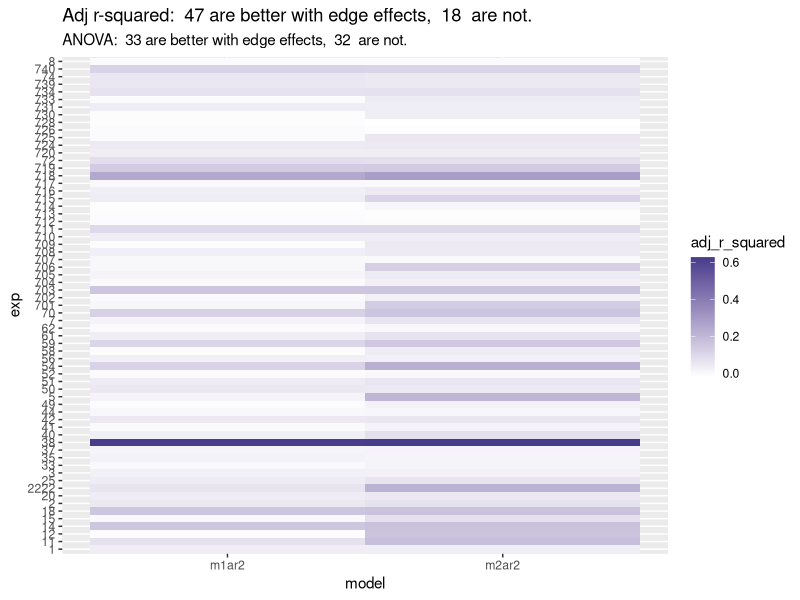
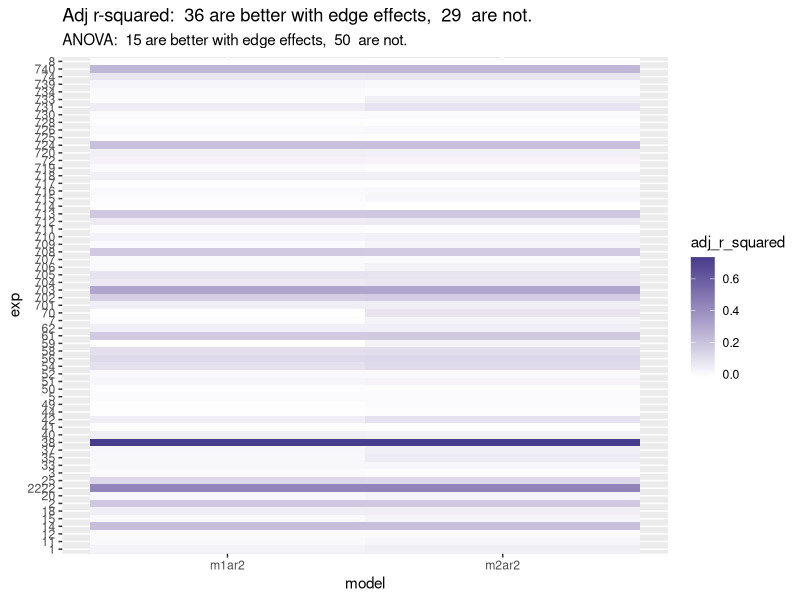
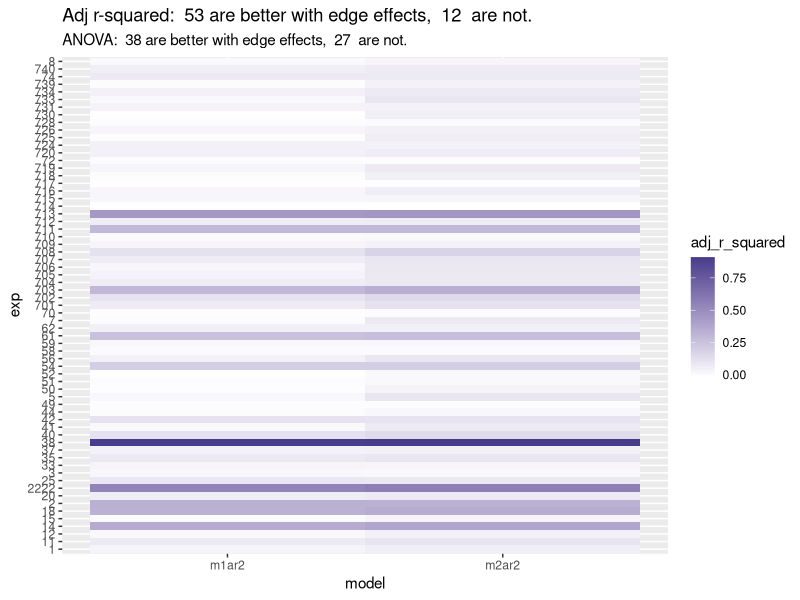
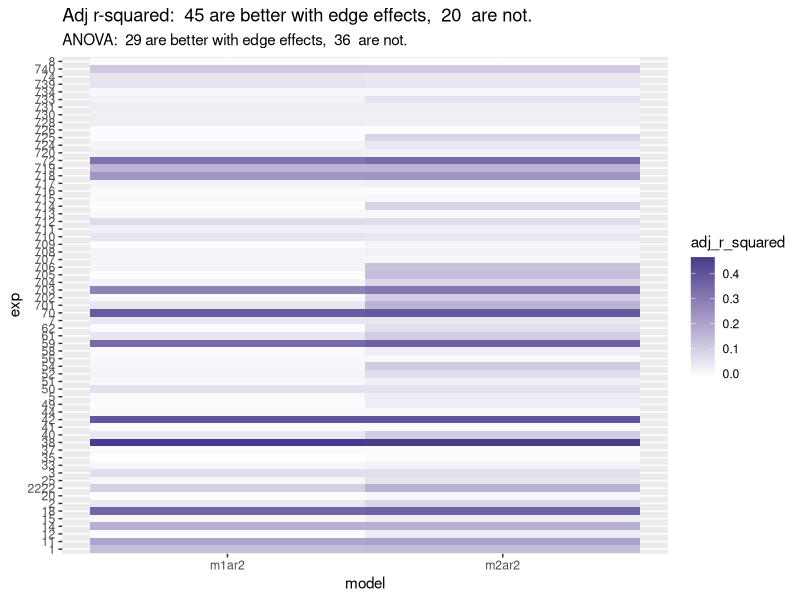
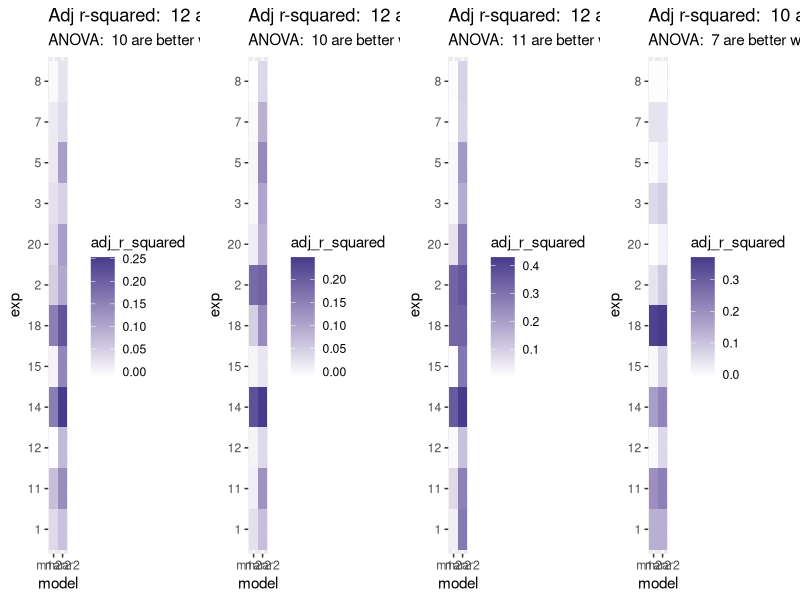
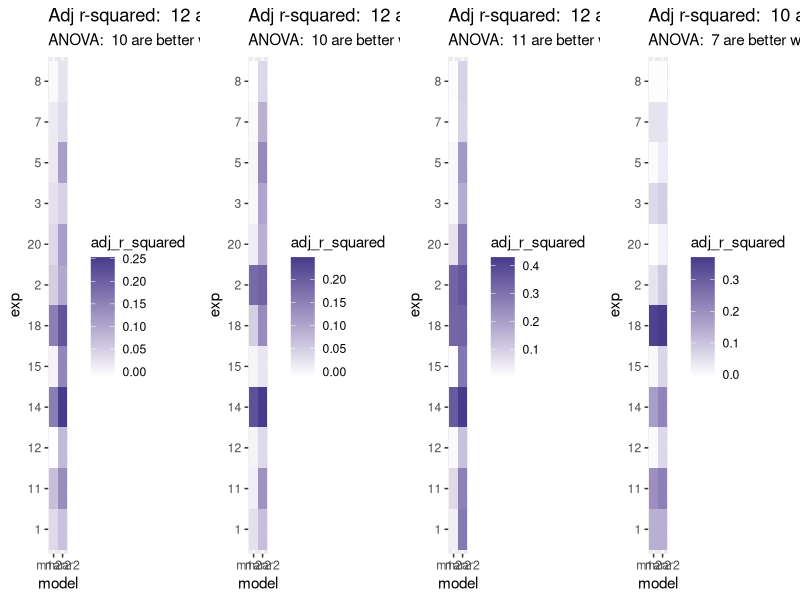
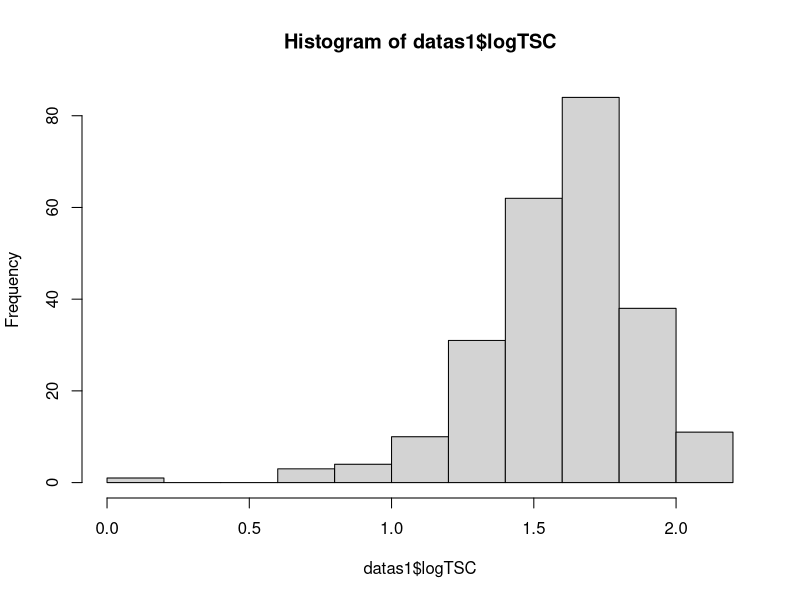
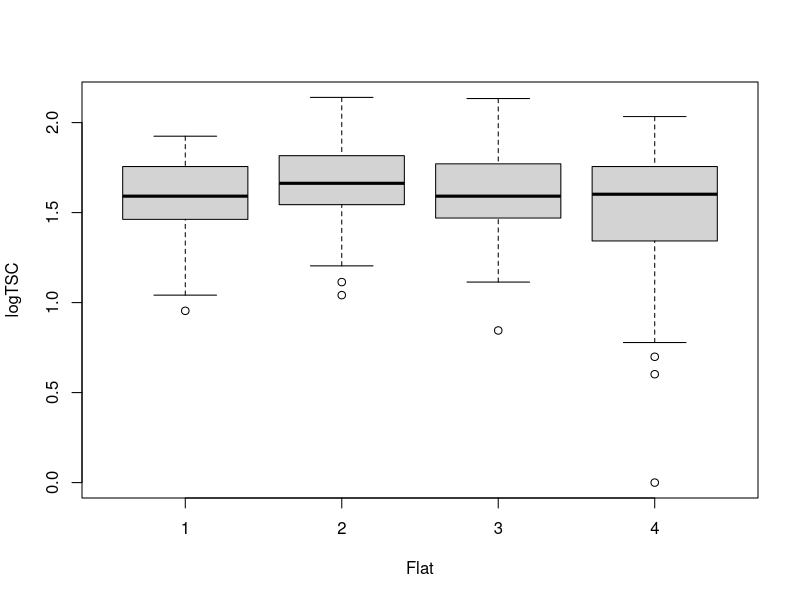

The R script that drew these images, in order: (Note: this script raises an error after producing the figures.)
# Script to get epistasis results from Arabidopsis fitness data
# on duplicated homologous genes. 
# By E Siler

## Load libraries and data ----
library(lme4)
library(ggplot2)
library(dplyr)
library(ggpubr)
library(tidyr)
library(gridExtra)

data = read.delim("data/compiled_fitness_data_092922.txt", sep = "\t", header = T)

## Format data for analysis ----

numeric_cols <- c('LN', 'WO', "SPF", 'TSC', 'SH')
factor_cols <- c('Set', 'Flat', 'Row', 'Type', 'Genotype', 'MA', 'MB', 'Subline')

data <- data %>% mutate_at(numeric_cols, as.numeric)
data <- data %>% mutate_at(factor_cols, as.factor)

data$MA <- as.integer(data$MA == 'MUT')
data$MB <- as.integer(data$MB == 'MUT')
data$DM <- as.integer(data$Genotype == 'DM')

#I want INSIDE to be the default type (vs BORDER)
levels(data$Type) <- c('INSIDE', 'BORDER')

# create log total seed count 
data$logTSC <- log10(data$TSC)
data <- subset(data, is.finite(data$logTSC)) #remove nans

#In Sets, change 2r to 2222 (it is a repeat of exp 2)
levels(data$Set)[10] <- 2222

#the setlist is the list of plant sets I'm looking at. 
#Should review this -- supposedly some are duplicate genes. 
setlist <- as.character(sort(as.integer(levels(data$Set))))
sets_with_flats <- as.character(sort(as.integer(as.character(unique(data$Set[data$Flat == '2'])))))
sets_without_flats <- setlist[!(setlist %in% sets_with_flats)]

### Conjunction junction, what's your function?
# Define Functions ----

### Models and model comparison -----
# List of formulas/models
f.tsc <- formula(logTSC ~ MA + MB + DM )
f.tsc.e <- formula(logTSC ~ MA + MB + DM + Type)
f.tsc.f <- formula(logTSC ~ MA + MB + DM + Flat)
f.tsc.ef <- formula(logTSC ~ MA + MB + DM + Type + Flat)
tsc_formulas <- c(f.tsc, f.tsc.e, f.tsc.f, f.tsc.ef)

f.ln <- formula(log10(LN) ~ MA + MB + DM)
f.ln.e <- formula(log10(LN) ~ MA + MB + DM + Type)
f.ln.f <- formula(log10(LN) ~ MA + MB + DM + Flat)
f.ln.ef <- formula(log10(LN) ~ MA + MB + DM + Type + Flat)

f.dtb <- formula(log10(DTB) ~ MA + MB + DM)
f.dtb.e <- formula(log10(DTB) ~ MA + MB + DM + Type)
f.dtb.f <- formula(log10(DTB) ~ MA + MB + DM + Flat)
f.dtb.ef <- formula(log10(DTB) ~ MA + MB + DM + Type + Flat)

f.spf <- formula(log10(SPF) ~ MA + MB + DM)
f.spf.e <- formula(log10(SPF) ~ MA + MB + DM + Type)
f.spf.f <- formula(log10(SPF) ~ MA + MB + DM + Flat)
f.spf.ef <- formula(log10(SPF) ~ MA + MB + DM + Type + Flat)

## Model Comparison and Selection----

#takes experiment number, dataframe, and two fomulas
#returns model 1 adjusted r-squared,
#model 2 adjusted r-squared, and
#anova p-value
mod_comp_fit <- function(exp, df, f1, f2){
  dfsubset <- subset(df, Set == exp)
  m1 <- lm(f1, dfsubset) 
  m2 <- lm(f2, dfsubset)
  sm1 <- summary(m1)
  sm2 <- summary(m2)
  a <- anova(m1,m2)
  m1ar2 <- sm1$adj.r.squared
  m2ar2 <- sm2$adj.r.squared
  apval <- a$`Pr(>F)`[2]
  results <- data.frame(exp, m1ar2, m2ar2, apval)
  #print(results)
  return(results)
}

#mod_comp_fit(11, data, f.tsc, f.tsc.e) #test data

#Input data, list of experiments, and formulas
#Output a dataframe of model comp stats
mod_comp_fit_loop <- function(explist, df, f1, f2){
  dfr = NULL
  for(i in explist){
    r <- mod_comp_fit(i,df=df,f1=f1,f2=f2)
    dfr=rbind(dfr, r)
  }
  return(dfr)
}

#make model comparison heatmaps----
make_r2_heatmap <- function(df, main='Title'){
  #number with significant pvals from anova
  edge_exps <- df$exp[(df$apval < .05)]
  no_edge_exps <- df$exp[(df$apval >= .05)]
  nume <- length(edge_exps)
  numnoe <- length(no_edge_exps)
  #number where adj r2 is higher for edge model
  nume2 <- sum(df$m2ar2 > df$m1ar2)
  numnoe2 <- sum(df$m2ar2 <= df$m1ar2)
  #SUMMARY DATA
  r <- paste('ANOVA: ', nume, 'are better with edge effects, ',
             numnoe, ' are not.')
  r2 <- paste('Adj r-squared: ', nume2, 'are better with edge effects, ',
              numnoe2, ' are not.')
  #convert to long for heatmap I guess
  df_m <- df %>% pivot_longer(cols= c('m1ar2', 'm2ar2'),
                              names_to='model',
                              values_to='adj_r_squared')
  #CREATE PLOT
  ggplot(df_m, aes(model, exp, fill=adj_r_squared)) +
    geom_tile() +
    scale_fill_gradient(low="white", high="slateblue4") +
    labs(title = r2, subtitle = r)
}

####Edge vs. no edge----
#make dfs for model comps
df_comp_tsc_edge <- mod_comp_fit_loop(setlist, data, f.tsc, f.tsc.e)
df_comp_ln_edge <- mod_comp_fit_loop(setlist, data, f.ln, f.ln.e)
df_comp_dtb_edge <- mod_comp_fit_loop(setlist, data, f.dtb, f.dtb.e)
df_comp_spf_edge <- mod_comp_fit_loop(setlist, data, f.spf, f.spf.e)

#Generates model comp heat maps and results
#for edge effects with different y variables
make_r2_heatmap(df_comp_tsc_edge)
make_r2_heatmap(df_comp_ln_edge)
make_r2_heatmap(df_comp_dtb_edge)
make_r2_heatmap(df_comp_spf_edge)
#conclusion: inconclusive

####Flat vs. No Flat ----
df_comp_tsc_flat <- mod_comp_fit_loop(sets_with_flats, data, f.tsc, f.tsc.f)
df_comp_ln_flat <- mod_comp_fit_loop(sets_with_flats, data, f.ln, f.ln.f)
df_comp_dtb_flat <- mod_comp_fit_loop(sets_with_flats, data, f.dtb, f.dtb.f)
df_comp_spf_flat <- mod_comp_fit_loop(sets_with_flats, data, f.spf, f.spf.f)

p1 <- make_r2_heatmap(df_comp_tsc_flat)
p2 <- make_r2_heatmap(df_comp_ln_flat)
p3 <- make_r2_heatmap(df_comp_dtb_flat)
p4 <- make_r2_heatmap(df_comp_spf_flat)

grid.arrange(p1,p2,p3,p4,nrow=1)
#Conclusion: include flat

####Flat with and without edge effects----
df_comp_tsc_flat_e <- mod_comp_fit_loop(sets_with_flats, data, f.tsc.f, f.tsc.ef)
df_comp_ln_flat_e <- mod_comp_fit_loop(sets_with_flats, data, f.ln.f, f.ln.ef)
df_comp_dtb_flat_e <- mod_comp_fit_loop(sets_with_flats, data, f.dtb.f, f.dtb.ef)
df_comp_spf_flat_e <- mod_comp_fit_loop(sets_with_flats, data, f.spf.f, f.spf.ef)

p5 <- make_r2_heatmap(df_comp_tsc_flat)
p6 <- make_r2_heatmap(df_comp_ln_flat)
p7 <- make_r2_heatmap(df_comp_dtb_flat)
p8 <- make_r2_heatmap(df_comp_spf_flat)

grid.arrange(p5,p6,p7,p8,nrow=1)
#Conclusion: Always separate out flat experiments and include flat. 


#Run analysis with and without edge effects. 
## EDA ----

#subset set 1
datas1 <- subset(data, data$Set == 1)

#PLot data -- flat doesn't look that important
hist(datas1$logTSC)
plot(logTSC ~ Flat, data = datas1)

#No significant difference caused by flat show in this model
mod1 <- lm(logTSC ~ Flat, data=datas1)
summary(mod1)

#Compare model w and w/out flat
mod2 <- lm(logTSC ~ MA + MB + DM + Flat, data=datas1, na.action = na.exclude)
mod3 <- lmer(logTSC ~ MA + MB + DM + (1|Flat), data=datas1, na.action = na.exclude)

summary(mod2)
summary(mod3)

anova(mod1, mod2)

##Function to plot effects of flat
setswflats <- c(1, 2, 3, 5, 7, 8, 11, 12, 14, 15, 18, 20)

flatfunclogTSC <- function(x) {
  datan <- subset(data, data$Set == x)
  modn <- lm(logTSC ~ Flat, data=datan)
  modn <- summary(modn)
  r_squared <- modn$adj.r.squared
  P_val <- pf(modn$fstatistic[1],              # Applying pf() function
     modn$fstatistic[2],
     modn$fstatistic[3],
     lower.tail = FALSE)
  stats <- paste("R_squared:", signif(r_squared, digits=2),";", "p-value:", signif(P_val,digits=2))
  plot(logTSC ~ Flat, data = datan, main = paste("Set",x), xlab=stats)
}

#flatfunclogTSC(20)


par(mfrow = c(3, 4))
for (i in setswflats) {
  flatfunclogTSC(i)
}

data_from_flats <- subset(data, data$Set %in% setswflats)

plot(LN ~ Flat, data = data_from_flats)
m_allflats <- lm(LN ~ Flat, data = data_from_flats)
summary(m_allflats)
#add gene names
#Change sig_score to something else

#do this analysis for the mapk data
#(and make cool heat map for same)

plot(TSC ~ Type, data=data)
plot(logTSC ~ Type, data=data)

m_edgemiddle <- lm(TSC ~ Type, data=data)
summ <- summary(m_edgemiddle)
summ$adj.r.squared
p <- pf(summ$fstatistic[1],              # Applying pf() function
   summ$fstatistic[2],
   summ$fstatistic[3],
   lower.tail = FALSE)

#~~~~~~~~~~~~~~~~~~~~~~~~~~~~~~~~~~~~~~~~~~~~~~~~~~~~~~~~~~~~~~~~~~~~~~~~~~~~~~~~~

### Get epistasis results and crank out graphs ----

# should be a total of 8 figs as currently requested
#tsc, ln, dtb, and spf with and without edge effects. 
#But exps with flat effect will need to be modeled separately 

## Functions for this section: ----
#1. Get_epi_stats. Gets epistasis values for plant set. 
# Returns a vector of relevant values
get_epi_stats <- function(plantset, formula, df){
  dfsubset <- subset(df, Set == plantset)
  model <- lm(formula, data=dfsubset, na.action = na.exclude)
  #Extract stats
  e_est <- as.numeric(coef(model)['DM'])
  lowerCI <- confint(model)[4,1]
  upperCI <- confint(model)[4,2]
  rsquared <- summary(model)$adj.r.squared
  pval_e <- as.numeric(summary(model)$coefficients[,4]['DM'])
  #Return stats
  result <- c(plantset, e_est, lowerCI, upperCI, rsquared, pval_e)
  return(result)
}
tmp <- get_epi_stats(2222, f.tsc.e, data) #Works :)

#2. Gets all epistasis values for trait. 
# Returns a dataframe w epistasis values that you can then plot with plot_epi_forest
get_epistasis_for_formula <- function(plantsets, formula, df=data) {
  
  resultlist <- list()
  
  for (i in plantsets){
    v <- get_epi_stats(i, formula=formula, df=df)
    resultlist[[i]] <- as.numeric(v)
  }
  df_result <- as.data.frame(t(as.data.frame(resultlist, 
                                             row.names = c('Set', 'e_est', 'lowerCI', 'upperCI', 'rsquared', 'pval_e'),
                                             byrow=FALSE)))
  df_results <- arrange(df_result, e_est)
  df_results$row <- c(1:1:dim(df_results)[1])
  
  df_results <- df_results %>% mutate(Epistasis_Direction = case_when(lowerCI < 0 & upperCI < 0  ~ 'Negative',
                                                                      lowerCI > 0 & upperCI > 0 ~ 'Positive',
                                                                      lowerCI <=  0 & upperCI >= 0 ~ 'Not Detected'))
}
#test
test_results <- get_epistasis_for_formula(as.character(sets_with_flats), f.dtb.f)

#TSC results not edgy
e_tsc_f <- get_epistasis_for_formula(sets_with_flats, f.dtb.f)
e_tsc_a <- get_epistasis_for_formula(setlist, f.dtb)
##Ugh it's trying to get data for sets that don't exist. It assumes there's numbers in between. 
for(i in sets_with_flats){
  print(i)
}

#TSC results edgy

#DTB results not edgy

#DTB results edgy

#LN results not edgy

#LN results edgy

#SPF results edgy

#SPF results not edgy

## Multiplots ~~~~

# plot_epi_forest: This function makes a rad epistasis forest plot for all the genes. Woohoo!
# Returns a ggplot plot
plot_epi_forest <- function(epi_data, main="Title") {
  plot <- ggplot(epi_data, aes(y = row, x = e_est, color=Epistasis_Direction, ymin=1, ymax=dim(epi_data)[1])) +
    geom_point(shape = 18, size = 3) +  
    geom_errorbarh(aes(xmin = lowerCI, xmax = upperCI), height = 0.5) +
    geom_vline(xintercept = 0, color = "black", cex = .5) +
    scale_y_continuous(name = "Gene Pair", breaks=1:dim(epi_data)[1], labels = epi_data$Set, trans = "reverse", expand = c(0,0.5)) +
    ggtitle(main) +
    xlab("Epistasis Value [95% CI]") +
    scale_color_manual('Epistasis\nDirection',values = c("#D9027D", 'black', 'blue')) +
    theme_bw() +
    theme(panel.border = element_blank(),
          panel.background = element_blank(),
          panel.grid.major = element_blank(), 
          panel.grid.minor = element_blank(), 
          axis.line = element_line(colour = "black"),
          axis.text.y.left = element_text(size = 10, colour = "black"),
          axis.text.y = element_text(size = 12, colour = "black"),
          axis.text.x.bottom = element_text(size = 10, colour = "black"),
          axis.title.x = element_text(size = 12, colour = "black"))
  plot
}



#~~~~~~~~~~~~~~~~~~~~~~~~~~~~~~~~~~~~~~~~~~~~~~~~~~~~~~~~~~~~~~~~~~~~~~~~~~~~~~
##### ALL BELOW THIS LINE ARE DEFUNCT
## They will be broken til I fix the other function

df_logTSC_results <- get_epistasis_fortrait(setlist, data$logTSC)
plot1 <- plot_epi_forest(df_logTSC_results, "Trait: Total Seed Count")
plot1

#Days to Bolt epistasis results no covariates
df_DTB_results <- get_epistasis_fortrait(setlist, log10(data$DTB))
plot2 <- plot_epi_forest(df_DTB_results, "Trait: Days to Bolt")
plot2

#leaf number epistasis results no covariates
df_LN_results <- get_epistasis_fortrait(setlist, log10(data$LN))
plot3 <- plot_epi_forest(df_LN_results, "Trait: Leaf Number")
plot3

#Seed per Fruit epistasis results no covariates
df_SPF_results <- get_epistasis_fortrait(setlist, log10(data$SPF))
plot4 <- plot_epi_forest(df_SPF_results, "Trait: Seeds per Fruit")
plot4
